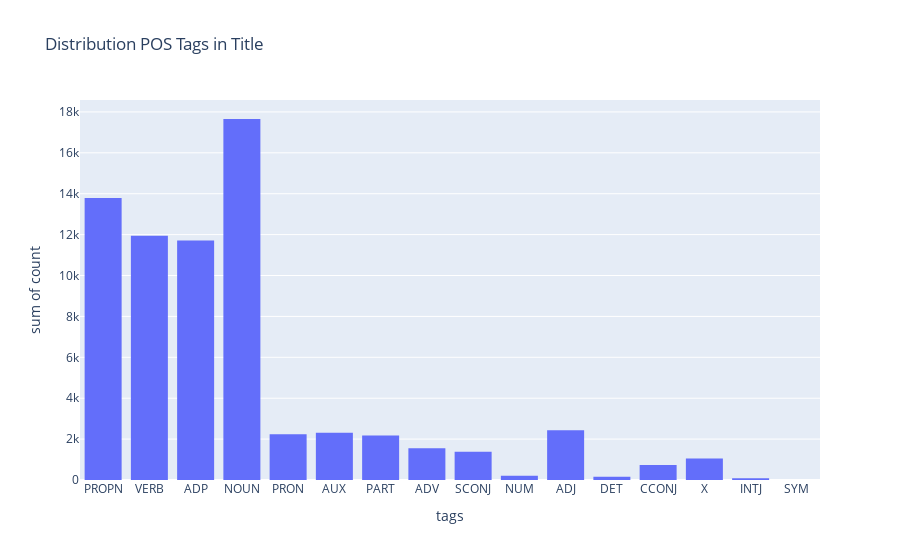

The cell this chart's notebook holds for it:
### Code cell
token_distribution_df = pd.DataFrame.from_dict(n_gram_pos_distribution, orient='index', columns=['count']).reset_index().rename(columns={"index": "tags"})
## lets create a distribution of POS tags
## checking the distribution of word count in title
fig = px.histogram(token_distribution_df, x="tags", y="count", title="Distribution POS Tags in Title")
fig.show()

### Figure 1 — Plotly figure (JSON) as saved in the notebook; plotly's stock layout.template omitted (floating-point values rounded to 4 significant figures)
{"data": [{"alignmentgroup": "True", "bingroup": "x", "histfunc": "sum", "hovertemplate": "tags=%{x}<br>sum of count=%{y}<extra></extra>", "legendgroup": "", "marker": {"color": "#636efa", "pattern": {"shape": ""}}, "name": "", "offsetgroup": "", "orientation": "v", "showlegend": false, "type": "histogram", "x": ["PROPN", "VERB", "ADP", "NOUN", "PRON", "AUX", "PART", "ADV", "SCONJ", "NUM", "ADJ", "DET", "CCONJ", "X", "INTJ", "SYM"], "xaxis": "x", "y": [13791, 11946, 11712, 17654, 2242, 2315, 2177, 1556, 1384, 202, 2432, 165, 733, 1048, 90, 4], "yaxis": "y"}], "layout": {"barmode": "relative", "legend": {"tracegroupgap": 0}, "title": {"text": "Distribution POS Tags in Title"}, "xaxis": {"anchor": "y", "domain": [0, 1], "title": {"text": "tags"}}, "yaxis": {"anchor": "x", "domain": [0, 1], "title": {"text": "sum of count"}}}}
